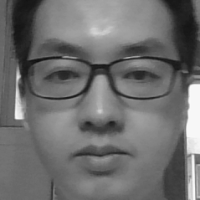
#> input picture 计算机视觉/Opencv教程/人脸检测与识别/data/linchuhai_0.pgm, 200 x 200 px
$ python -i harris.py   (imports and definitions only)
#> lines starting #> are read from the running program, lines starting #| are printed output that depends on the picture
from pylab import *
from numpy import *
from scipy.ndimage import filters

def compute_harris_response(im, sigma=3):
    """ Compute the Harris corner detector response function
        for each pixel in a graylevel image. """

    # derivatives
    imx = zeros(im.shape)
    filters.gaussian_filter(im, (sigma, sigma), (0, 1), imx)
    imy = zeros(im.shape)
    filters.gaussian_filter(im, (sigma, sigma), (1, 0), imy)

    # compute components of the Harris matrix
    Wxx = filters.gaussian_filter(imx * imx, sigma)
    Wxy = filters.gaussian_filter(imx * imy, sigma)
    Wyy = filters.gaussian_filter(imy * imy, sigma)

    # determinant and trace
    Wdet = Wxx * Wyy - Wxy ** 2
    Wtr = Wxx + Wyy

    return Wdet / Wtr


# [131 lines left out: functions get_harris_points, plot_harris_points, get_descriptors, match, match_twosided, appendimages and 1 more, not called in this run]

>>> import cv2
>>> picture = cv2.imread('../Opencv教程/人脸检测与识别/data/linchuhai_0.pgm', cv2.IMREAD_GRAYSCALE)
#> picture is the input picture: shape (200, 200); min 15, max 249, mean 109.8
>>> result = compute_harris_response(picture)
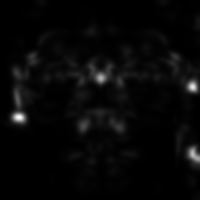
#> result: shape (200, 200) float64; min 0.00035, max 29.97, mean 0.9; drawn with min black and max white

$ run again, on 计算机视觉/Opencv教程/人脸检测与识别/data/linchuhai_1.pgm
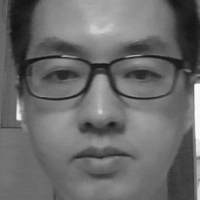
#> input picture 计算机视觉/Opencv教程/人脸检测与识别/data/linchuhai_1.pgm, 200 x 200 px
#> picture is the input picture: shape (200, 200); min 18, max 249, mean 106.7
#> `result = compute_harris_response(picture)`:
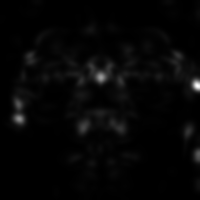
#> result: shape (200, 200) float64; min 0.000857, max 33.6, mean 0.8; drawn with min black and max white

$ run again, on 计算机视觉/Opencv教程/人脸检测与识别/data/linchuhai_2.pgm
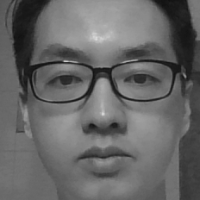
#> input picture 计算机视觉/Opencv教程/人脸检测与识别/data/linchuhai_2.pgm, 200 x 200 px
#> picture is the input picture: shape (200, 200); min 17, max 217, mean 102.4
#> `result = compute_harris_response(picture)`:
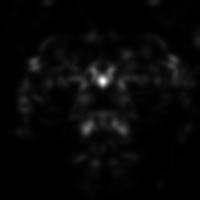
#> result: shape (200, 200) float64; min 0.000772, max 22.65, mean 0.7; drawn with min black and max white
